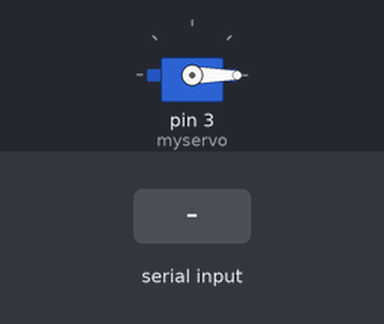
Recording of a sketch running on a simulated Arduino Uno, built with avr-gcc and run on an emulated ATmega328P. On the bench: servo. The inputs (shaded band) are chosen by the test bench.

Above: at 1.2 s.
1.3 s: "K" received over Serial
At 3.3 s:
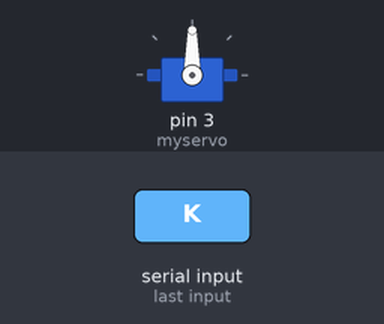
5.7 s: "56 2F 50 06" received over Serial
At 6.8 s:
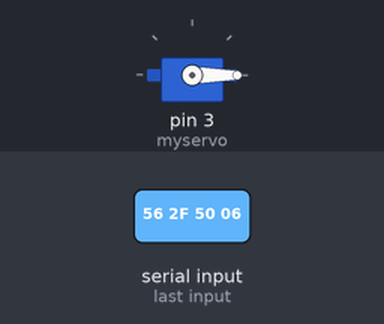
Timing chart, 0 to 8.7 s (numbered marks = the images above; inputs shaded):
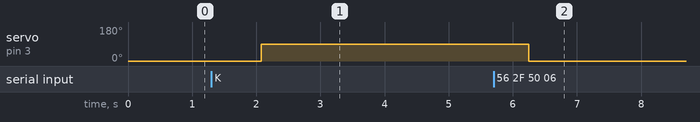

Measured:
- after the input at 1.3 s, servo on pin 3 (myservo): 0° → 90° after 0.78 s
- after the input at 5.7 s, servo on pin 3 (myservo): 90° → 0° after 0.55 s

The sketch:

Beholder.ino
```cpp
#include <Servo.h> // Inkluderer Servo biblotek
Servo myservo;// Definerer Servo som "myservo"
#include <SPI.h>//inkluderer SPI biblotek
#include <MFRC522.h> //inkluderer MFRC522 bibliotek
 char msg = ' '; // BEskjed som kommer i serial
#define SS_PIN 10
#define RST_PIN 9
MFRC522 mfrc522(SS_PIN, RST_PIN);   // Lager instanse av MFRC522
 int pos = 90; //Setter servo til 90 grader ved oppstart.
void setup()
{
  Serial.begin(9600);   // Initialiserer Serial, baud rate maa være samme for begge arduinos
  SPI.begin();      // Initialiserer SP bus
  mfrc522.PCD_Init();   // initialiserer MFRC522
  myservo.attach(3); //Initialiserer servo til pin 3
myservo.write(0);//Setter servo til 0 grader, altsaa aapen
}
void loop()

{

delay(1000);
// Naar serial er tilgjengelig, les og hvis bokstaven "K" blir mottat og servo staar i 0 grader, saa skal servo snu 90 grader.
       while(Serial.available()>0) {
           msg=Serial.read();
           if(msg=='K' && myservo.read() == 0) {
              myservo.write(90);
              delay(100);

           }
           //Hvis bokstaven "E" blir mottatt og servo staar i 90 grader, snu servo til 0 grader
           else if(msg=='E' && myservo.read() == 90) {
              myservo.write(0);
              delay(100);

           }
//Hvis ikke sett servo til 0 grader.
         else {
            myservo.write(0);
            delay(100);
           }


delay(1000);
}
  // Leter etter nye RFID kort for aa lese
  if ( ! mfrc522.PICC_IsNewCardPresent())
  {
    return;
  }
  // Finner et kort.
  if ( ! mfrc522.PICC_ReadCardSerial())
  {
    return;
  }

 //Skriver ut dataen fra kortet som er funnet
  String content= "";
  byte letter;
  for (byte i = 0; i < mfrc522.uid.size; i++)
  {

     content.concat(String(mfrc522.uid.uidByte[i] < 0x10 ? " 0" : " "));
     content.concat(String(mfrc522.uid.uidByte[i], HEX));
  }
  Serial.println();

  content.toUpperCase();
  //Hvis UID til kortet har riktig UID, send bokstaven "H" til serial
  if (content.substring(1) == "56 2F 50 06") // Her endres UDI for RFID kortet som skal bli godkjent
  {

    Serial.print("H");

    delay(2000);

  }


}
```
